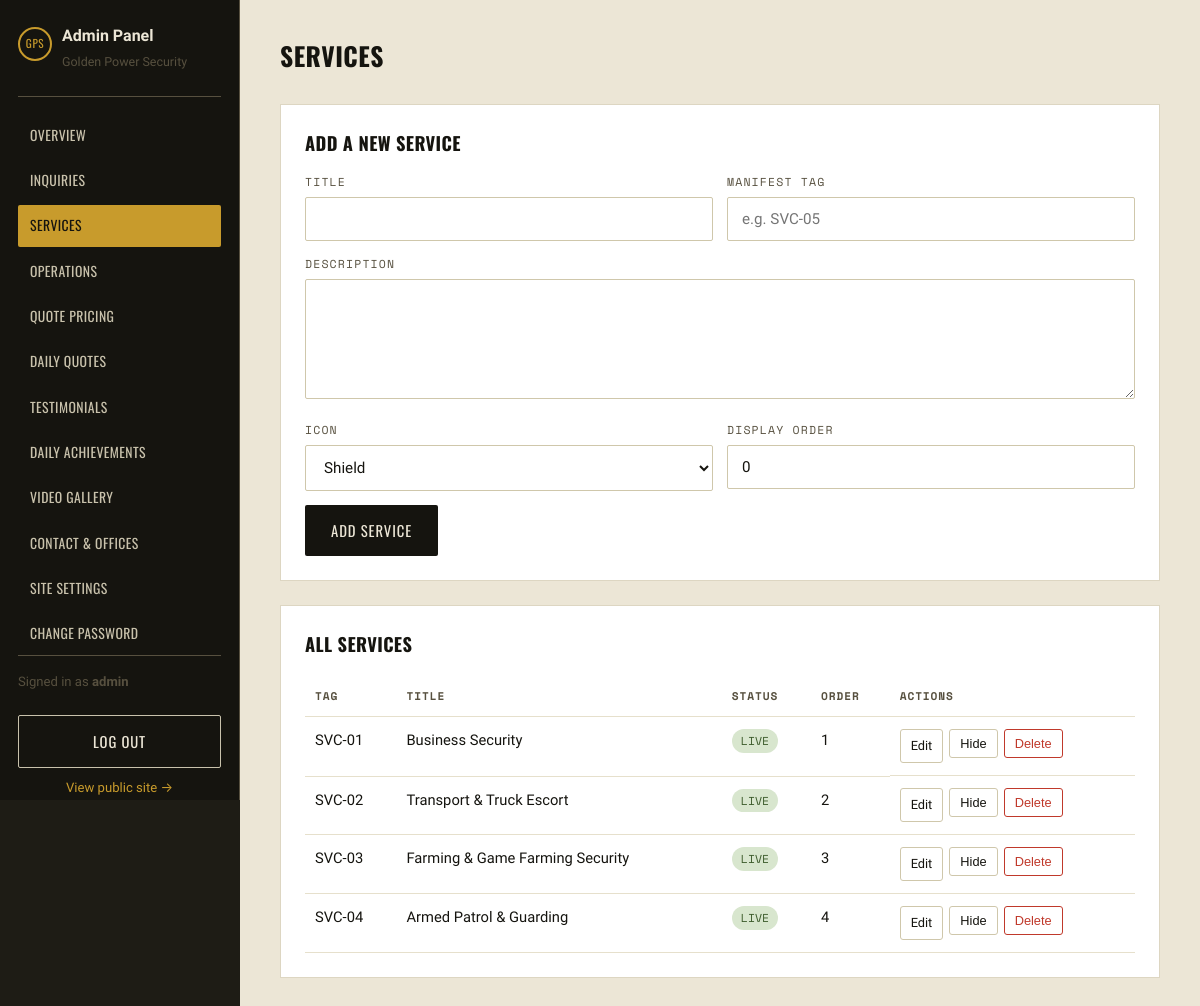
The app's page /admin/services.php (signed in) with its own data.
### tables this page shows
CREATE TABLE IF NOT EXISTS services (
    id INT AUTO_INCREMENT PRIMARY KEY,
    code VARCHAR(20) NOT NULL,            
    title VARCHAR(120) NOT NULL,
    description TEXT NOT NULL,
    icon VARCHAR(40) DEFAULT 'shield',    
    sort_order INT DEFAULT 0,
    is_active TINYINT(1) DEFAULT 1,
    created_at DATETIME DEFAULT CURRENT_TIMESTAMP,
    updated_at DATETIME DEFAULT CURRENT_TIMESTAMP ON UPDATE CURRENT_TIMESTAMP
);

### includes/functions.php (called while the page is built, shortened)
<?php
require_once __DIR__ . '/db.php';
function e(?string $value): string
{
    return htmlspecialchars($value ?? '', ENT_QUOTES, 'UTF-8');
}
function get_all_services(): array
{
    return get_db()
        ->query('SELECT * FROM services ORDER BY sort_order ASC, id ASC')
        ->fetchAll();
}

### includes/db.php (called while the page is built, shortened)
<?php
function get_db(): PDO
{
    static $pdo = null;
    if ($pdo === null) {
        $dsn = 'mysql:host=' . DB_HOST . ';port=' . DB_PORT . ';dbname=' . DB_NAME . ';charset=' . DB_CHARSET;
        try {
            $pdo = new PDO($dsn, DB_USER, DB_PASS, [
                PDO::ATTR_ERRMODE            => PDO::ERRMODE_EXCEPTION,
                PDO::ATTR_DEFAULT_FETCH_MODE => PDO::FETCH_ASSOC,
                PDO::ATTR_EMULATE_PREPARES   => false,
            ]);
        } catch (PDOException $e) {
            http_response_code(500);
            if (APP_DEBUG) {
                die('Database connection failed: ' . htmlspecialchars($e->getMessage()));
            }
            die('The site is temporarily unavailable. Please try again shortly.');
        }
    }
    return $pdo;
}

### admin/services.php (the view, shortened to what this page needs)
<?php
require_once __DIR__ . '/includes/header.php';
$services = get_all_services();
$editing = null;
$iconOptions = ['building', 'truck', 'leaf', 'shield', 'pin', 'phone', 'mail', 'route'];
?>
<div class="admin-topbar"><h1>Services</h1></div>
<div class="admin-panel">
  <h2><?= $editing ? 'Edit Service' : 'Add a New Service' ?></h2>
  <form method="post" class="form-grid">
    <div class="form-row">
      <div>
        <label for="title">Title</label>
        <input type="text" id="title" name="title" required value="<?= e($editing['title'] ?? '') ?>">
      </div>
      <div>
        <label for="code">Manifest Tag</label>
        <input type="text" id="code" name="code" placeholder="e.g. SVC-05" value="<?= e($editing['code'] ?? '') ?>">
      </div>
    </div>
    <div>
      <label for="description">Description</label>
      <textarea id="description" name="description" required><?= e($editing['description'] ?? '') ?></textarea>
    </div>
    <div class="form-row">
      <div>
        <label for="icon">Icon</label>
        <select id="icon" name="icon">
          <?php foreach ($iconOptions as $opt): ?>
            <option value="<?= $opt ?>" <?= (($editing['icon'] ?? 'shield') === $opt) ? 'selected' : '' ?>><?= ucfirst($opt) ?></option>
          <?php endforeach; ?>
        </select>
      </div>
      <div>
        <label for="sort_order">Display Order</label>
        <input type="number" id="sort_order" name="sort_order" value="<?= e((string) ($editing['sort_order'] ?? 0)) ?>">
      </div>
    </div>
    <div class="form-inline">
      <button type="submit" class="btn btn-dark"><?= $editing ? 'Save Changes' : 'Add Service' ?></button>
    </div>
  </form>
</div>
<div class="admin-panel">
  <h2>All Services</h2>
  <div class="table-wrap">
    <table class="admin-table">
      <thead><tr><th>Tag</th><th>Title</th><th>Status</th><th>Order</th><th>Actions</th></tr></thead>
      <tbody>
        <?php foreach ($services as $s): ?>
          <tr>
            <td><?= e($s['code']) ?></td>
            <td><?= e($s['title']) ?></td>
            <td><span class="badge <?= $s['is_active'] ? 'badge-live' : 'badge-off' ?>"><?= $s['is_active'] ? 'Live' : 'Hidden' ?></span></td>
            <td><?= (int) $s['sort_order'] ?></td>
            <td class="row-actions">
              <a class="icon-btn" href="services.php?edit=<?= (int) $s['id'] ?>">Edit</a>
              <form method="post" style="display:inline">
                <button type="submit" class="icon-btn"><?= $s['is_active'] ? 'Hide' : 'Publish' ?></button>
              </form>
              <form method="post" style="display:inline" data-confirm="Delete this service permanently?">
                <button type="submit" class="icon-btn danger">Delete</button>
              </form>
            </td>
          </tr>
        <?php endforeach; ?>
      </tbody>
    </table>
  </div>
</div>
<?php require_once __DIR__ . '/includes/footer.php'; ?>

### assets/css/style.css (style rules this page uses)
:root { --onyx: #15140F; --onyx-2: #1E1C15; --slate: #262319; --bone: #ECE6D6; --bone-dim: #C9C2AC; --gold: #C89B2C; --gold-bright: #E3B94A; --route-red: #9A4030; --steel: #57503F; --ok-green: #5C7A4E; --font-display: 'Oswald', 'Arial Narrow', sans-serif; --font-body: 'Work Sans', -apple-system, Segoe UI, sans-serif; --font-mono: 'Space Mono', 'Courier New', monospace; --radius: 2px; --container: 1160px; --shadow-lg: 0 24px 60px -20px rgba(0,0,0,.55); }
* { box-sizing: border-box; }
html { scroll-behavior: smooth; }
body { margin:0; font-family: var(--font-body); background: var(--bone); color: var(--onyx); line-height:1.55; -webkit-font-smoothing: antialiased; }
a { color:inherit; text-decoration:none; }
h1,h2,h3,h4 { font-family: var(--font-display); text-transform: uppercase; letter-spacing:.02em; margin:0 0 .5em; }
.btn { display:inline-flex; align-items:center; justify-content:center; gap:.5em; font-family: var(--font-display); text-transform:uppercase; letter-spacing:.06em; font-size: .92rem; padding: .95em 1.7em; border-radius: var(--radius); border: 1px solid transparent; cursor:pointer; transition: transform .18s ease, background .18s ease, color .18s ease; }
.btn-dark { background: var(--onyx); color: var(--bone); }
.form-grid { display:grid; gap: 14px; }
.form-row { display:grid; grid-template-columns: 1fr 1fr; gap: 14px; }
label { display:block; font-family: var(--font-mono); font-size: .72rem; letter-spacing:.1em; text-transform:uppercase; color: var(--gold); margin-bottom:6px; }
input, select, textarea { width:100%; background: var(--onyx-2); border: 1px solid var(--steel); color: var(--bone); padding: 12px 14px; font-family: var(--font-body); font-size: .95rem; border-radius: var(--radius); }
textarea { min-height: 120px; resize: vertical; }

### assets/css/admin.css (style rules this page uses)
body.admin-body, body.admin-login-body { background: var(--onyx-2); }
.admin-topbar { display:flex; align-items:center; justify-content:space-between; margin-bottom: 28px; flex-wrap:wrap; gap:14px; }
.admin-topbar h1 { font-size:1.6rem; margin:0; }
.admin-panel { background:#fff; border:1px solid #ddd6c2; padding: 24px; margin-bottom: 24px; }
.admin-panel h2 { font-size:1.15rem; margin-bottom:16px; }
.admin-panel label { color: var(--steel); }
.admin-panel input, .admin-panel select, .admin-panel textarea { background:#fff; color: var(--onyx); border:1px solid #cfc7ab; }
.admin-table { width:100%; border-collapse:collapse; font-size:.92rem; }
.admin-table th, .admin-table td { text-align:left; padding: 12px 10px; border-bottom:1px solid #e6e0cc; vertical-align:top; }
.admin-table th { font-family: var(--font-mono); font-size:.7rem; letter-spacing:.08em; text-transform:uppercase; color: var(--steel); }
.table-wrap { overflow-x:auto; }
.badge { display:inline-block; padding:3px 9px; font-size:.72rem; font-family:var(--font-mono); text-transform:uppercase; border-radius:999px; }
.badge-live { background:#d8e6ce; color:#3d5c2c; }
.icon-btn { background:none; border:1px solid #cfc7ab; padding:6px 10px; font-size:.8rem; cursor:pointer; border-radius:3px; color:var(--onyx); }
.icon-btn.danger { border-color:#c0392b; color:#c0392b; }
.row-actions { display:flex; gap:6px; flex-wrap:wrap; }
.form-inline { display:flex; gap:8px; align-items:center; flex-wrap:wrap; }

### records on screen
services: code "SVC-01", title "Business Security", is_active "LIVE", sort_order "1"
services: code "SVC-02", title "Transport & Truck Escort", is_active "LIVE", sort_order "2"
services: code "SVC-03", title "Farming & Game Farming Security", is_active "LIVE", sort_order "3"
services: code "SVC-04", title "Armed Patrol & Guarding", is_active "LIVE", sort_order "4"

### other values on screen
$_SESSION['admin_username'] "admin"
form field icon "Shield"
